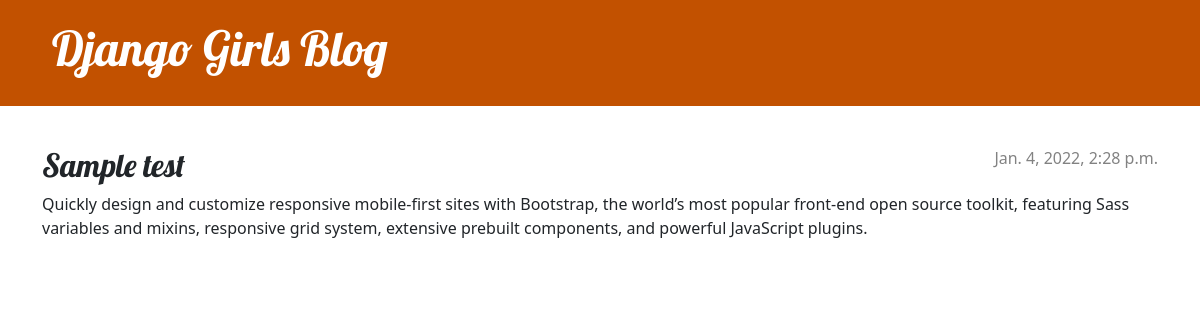
The app's page /post/4/ with its own data.
### blog/models.py (models this page shows, shortened)
class Post(models.Model):
    author = models.ForeignKey(settings.AUTH_USER_MODEL, on_delete=models.CASCADE)
    title = models.CharField(max_length=200)
    text = models.TextField()
    created_date = models.DateTimeField(default=timezone.now)
    published_date = models.DateTimeField(blank=True, null=True)

### blog/views.py (the view)
# urls.py: path('post/<int:pk>/', views.post_detail, name='post_detail'),
def post_detail(request, pk):
    post = get_object_or_404(Post, pk=pk)
    return render(request, 'blog/post_detail.html', {'post': post})

### blog/templates/blog/post_detail.html (shortened to what this page needs)
{% extends 'blog/base.html' %}
{% block content %}
<article class="post">
    {% if post.published_date %}
    <time class="date">
        {{ post.published_date }}
    </time>
    {% endif %}
    <h2>{{ post.title }}</h2>
    <p>{{ post.text|linebreaksbr }}</p>
</article>
{% endblock %}

### blog/static/css/blog.css (style rules this page uses)
h1, h2, h3, h4 { font-family: 'Lobster', cursive; }
.date { color: #828282; }
.post { margin-bottom: 70px; }
.post > .date, .post > .actions { float: right; }

### records on screen
Post: published_date "Jan. 4, 2022, 2:28 p.m.", title "Sample test", text "Quickly design and customize responsive mobile-first sites with Bootstrap, the world’s most popular front-end open source toolkit, featuring Sass variables and mixins, responsive grid system, extensive prebuilt components, and powerful JavaScript plugins."
